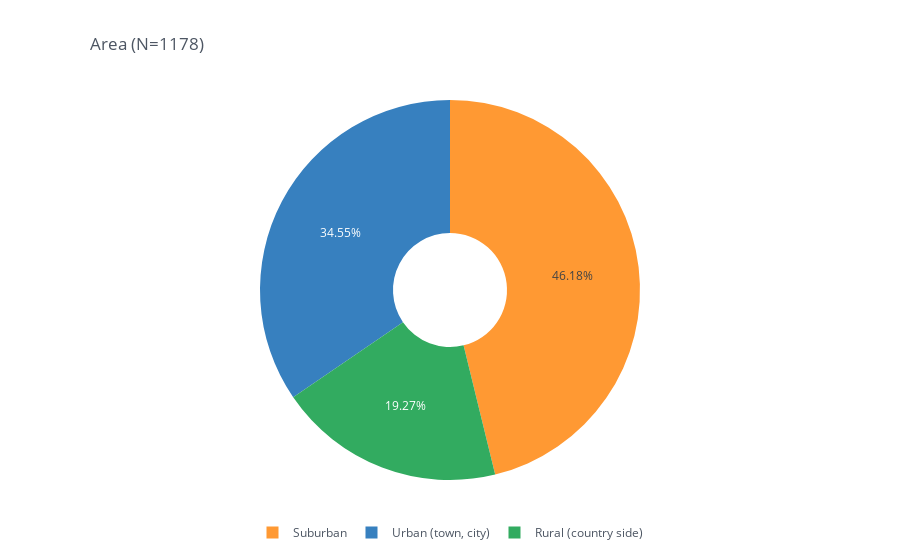

Write notebook code for a chart like this one.
### Code cell
pieChart(gcbs_clean_df, col='DEMO_urban', title='Area')

### Figure 1 — Plotly figure (JSON) as saved in the notebook; plotly's stock layout.template omitted (floating-point values rounded to 4 significant figures)
{"data": [{"hole": 0.3, "labels": ["Suburban", "Urban (town, city)", "Rural (country side)"], "marker": {"colors": ["rgba(255, 153, 51, 1.0)", "rgba(55, 128, 191, 1.0)", "rgba(50, 171, 96, 1.0)"]}, "name": "", "texttemplate": "%{percent:.2%}", "type": "pie", "values": [544, 407, 227]}], "layout": {"legend": {"bgcolor": "#FFFFFF", "font": {"color": "#4D5663"}, "orientation": "h", "x": 0.5, "xanchor": "center"}, "paper_bgcolor": "#FFFFFF", "plot_bgcolor": "#FFFFFF", "title": {"font": {"color": "#4D5663"}, "text": "Area (N=1178)", "x": 0.1}}}
